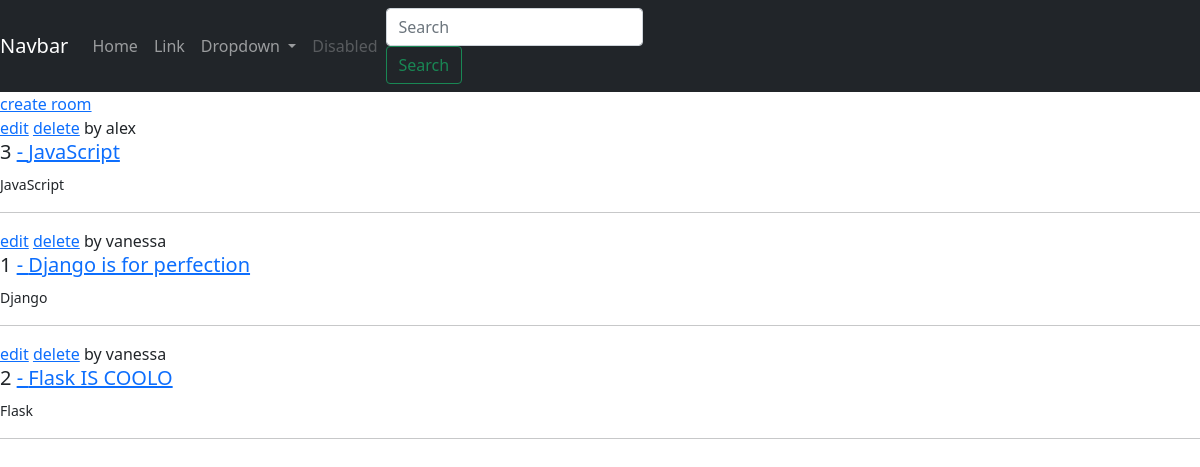
Before: / with the older database file.
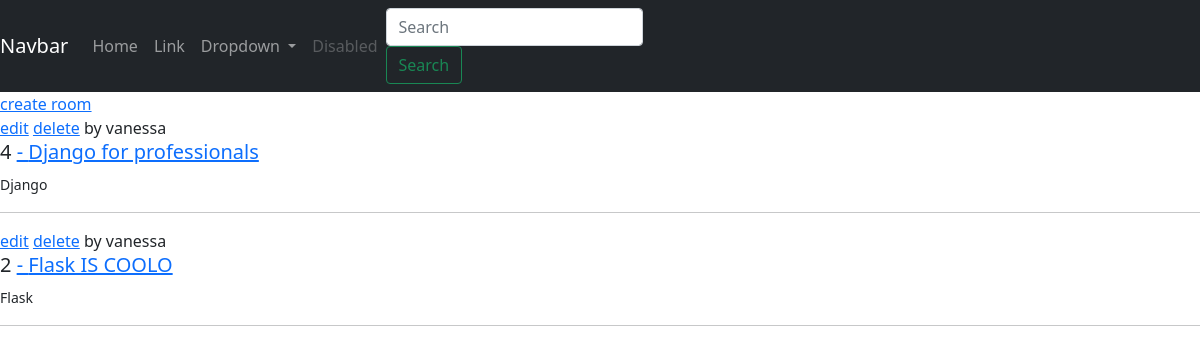
After: the same page with the newer database file.
### chatapp/models.py (models this page shows, shortened)
class Room(models.Model):
    name = models.CharField(max_length=50)
    description= models.TextField(null=True, blank=True)
    host=models.ForeignKey(User, on_delete=models.SET_NULL, null=True)
    topic=models.ForeignKey(Topic, on_delete=models.SET_NULL, null=True)
    updated=models.DateTimeField(auto_now=True)
    created=models.DateTimeField(auto_now_add=True)
    class Meta:
        ordering = ['-updated', '-created']

class Topic(models.Model):
    name=models.CharField(max_length=100)

### chatapp/views.py (the view)
# urls.py: path('', views.home, name='home'),
def home(request):
    rooms = Room.objects.all()
    context = {'rooms':rooms}
    return render(request, 'chatapp/home.html', context)

### chatapp/templates/chatapp/home.html
{% extends 'base.html' %}
{% block content %}
<div>
    <a href="{% url 'create-room' %}">create room</a>
    {% for room in rooms %}
        <div>
            <div>
                <a href="{% url 'update-room' room.id %}">edit</a>
                <a href="{% url 'delete-room' room.id %}">delete</a>
                <span>by {{room.host.username}}</span>
                <h5>
                    {{room.id}} <a href="{% url 'room' room.id %}"> - {{room.name}}</a>
                </h5>
                <small>{{room.topic.name}}</small>
                <hr>
            </div>
        </div>
    {% endfor %}
</div>
{% endblock content %}

### templates/base.html (shortened to what this page needs)
<!DOCTYPE html>
<html lang="en">
<head>
    <link href="https://cdn.jsdelivr.net/npm/bootstrap@5.1.3/dist/css/bootstrap.min.css" rel="stylesheet">
</head>
<body>
    <div  class="row">
        <div class="col-lg-12 main-col">
            {% include 'nav.html' %}
            {% block content %}{% endblock content %}
        </div>
    </div>
</body>
</html>

### templates/nav.html (shortened to what this page needs)
<nav class="navbar navbar-expand-lg navbar-dark bg-dark">
    <a class="navbar-brand" href="#">Navbar</a>
    <div class="collapse navbar-collapse" id="navbarSupportedContent">
      <ul class="navbar-nav mr-auto">
        <li class="nav-item active">
          <a class="nav-link" href="#">Home <span class="sr-only">(current)</span></a>
        </li>
        <li class="nav-item">
          <a class="nav-link" href="#">Link</a>
        </li>
        <li class="nav-item dropdown">
          <a class="nav-link dropdown-toggle" href="#" id="navbarDropdown" role="button" data-toggle="dropdown" aria-haspopup="true" aria-expanded="false">
            Dropdown
          </a>
        </li>
        <li class="nav-item">
          <a class="nav-link disabled" href="#">Disabled</a>
        </li>
      </ul>
      <form class="form-inline my-2 my-lg-0">
        <input class="form-control mr-sm-2" type="search" placeholder="Search" aria-label="Search">
        <button class="btn btn-outline-success my-2 my-sm-0" type="submit">Search</button>
      </form>
    </div>
  </nav>

Changed rows visible on the page:
removed Room: host.username "alex", id "3", name "JavaScript", topic.name "JavaScript"
removed Room: host.username "vanessa", id "1", name "Django is for perfection", topic.name "Django"
added Room: host.username "vanessa", id "4", name "Django for professionals", topic.name "Django"
